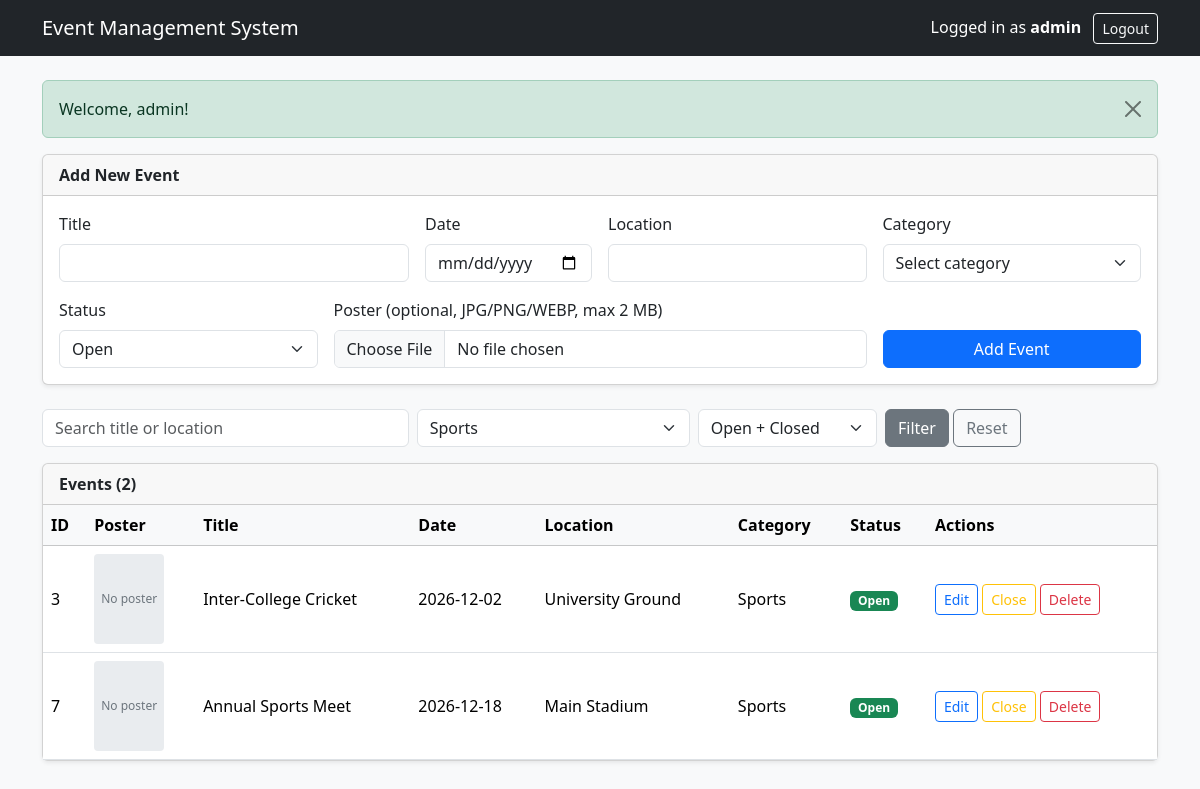
Screenshot of /index.php?category_filter=Sports (signed in) with the database file from the repository.
### tables this page shows
CREATE TABLE events (
    id INT AUTO_INCREMENT PRIMARY KEY,
    title VARCHAR(150) NOT NULL,
    event_date DATE NOT NULL,
    location VARCHAR(150) NOT NULL,
    category VARCHAR(50) NOT NULL,
    status ENUM('Open','Closed') NOT NULL DEFAULT 'Open',
    poster VARCHAR(255) NULL,  
    created_at TIMESTAMP DEFAULT CURRENT_TIMESTAMP
);

### index.php (the view, shortened to what this page needs)
<?php
require 'functions.php';
require 'db.php';
$old = ['title' => '', 'event_date' => '', 'location' => '', 'category' => '', 'status' => 'Open'];
$search = trim($_GET['search'] ?? '');
$category_filter = trim($_GET['category_filter'] ?? '');
$status_filter = trim($_GET['status_filter'] ?? '');
$sql = "SELECT * FROM events";
$where = [];
$types = '';
$params = [];
if ($category_filter !== '') {
    $where[] = "category = ?";
    $types .= 's';
    $params[] = $category_filter;
}
if ($where) {
    $sql .= " WHERE " . implode(' AND ', $where);
}
$sql .= " ORDER BY event_date ASC, id DESC";
$stmt = mysqli_prepare($conn, $sql);
if ($params) {
    mysqli_stmt_bind_param($stmt, $types, ...$params);
}
mysqli_stmt_execute($stmt);
$result = mysqli_stmt_get_result($stmt);
$total = mysqli_num_rows($result);
?>
<!DOCTYPE html>
<html lang="en">
<head>
    <link href="https://cdn.jsdelivr.net/npm/bootstrap@5.3.3/dist/css/bootstrap.min.css" rel="stylesheet">
</head>
<body class="bg-light">
<nav class="navbar navbar-dark bg-dark mb-4">
    <div class="container">
        <span class="navbar-brand">Event Management System</span>
        <span class="text-white">
            Logged in as <strong><?= e($_SESSION['admin_name'] ?? 'admin') ?></strong>
            <a href="logout.php" class="btn btn-sm btn-outline-light ms-2">Logout</a>
        </span>
    </div>
</nav>
<div class="container pb-5">
    <div class="card shadow-sm mb-4">
        <div class="card-header fw-semibold">Add New Event</div>
        <div class="card-body">
            <form method="POST" action="index.php" enctype="multipart/form-data" class="row g-3">
                <div class="col-md-4">
                    <label class="form-label" for="title">Title</label>
                    <input class="form-control" id="title" name="title" maxlength="150" value="<?= e($old['title']) ?>" required>
                </div>
                <div class="col-md-2">
                    <label class="form-label" for="event_date">Date</label>
                    <input class="form-control" type="date" id="event_date" name="event_date" value="<?= e($old['event_date']) ?>" required>
                </div>
                <div class="col-md-3">
                    <label class="form-label" for="location">Location</label>
                    <input class="form-control" id="location" name="location" maxlength="150" value="<?= e($old['location']) ?>" required>
                </div>
                <div class="col-md-3">
                    <label class="form-label" for="category">Category</label>
                    <select class="form-select" id="category" name="category" required>
                        <option value="">Select category</option>
                    </select>
                </div>
                <div class="col-md-3">
                    <label class="form-label" for="status">Status</label>
                    <select class="form-select" id="status" name="status">
                        <?php foreach (STATUSES as $s): ?>
                            <option value="<?= e($s) ?>" <?= $old['status'] === $s ? 'selected' : '' ?>><?= e($s) ?></option>
                        <?php endforeach; ?>
                    </select>
                </div>
                <div class="col-md-6">
                    <label class="form-label" for="poster">Poster (optional, JPG/PNG/WEBP, max <?= MAX_POSTER_MB ?> MB)</label>
                    <input class="form-control" type="file" id="poster" name="poster" accept=".jpg,.jpeg,.png,.webp">
                </div>
                <div class="col-md-3 d-flex align-items-end">
                    <button class="btn btn-primary w-100" type="submit" name="add_event">Add Event</button>
                </div>
            </form>
        </div>
    </div>
    <form method="GET" action="index.php" class="row g-2 mb-3">
        <div class="col-md-4">
            <input class="form-control" name="search" placeholder="Search title or location" value="<?= e($search) ?>">
        </div>
        <div class="col-md-3">
            <select class="form-select" name="category_filter">
                <?php foreach (CATEGORIES as $c): ?>
                    <option value="<?= e($c) ?>" <?= $category_filter === $c ? 'selected' : '' ?>><?= e($c) ?></option>
                <?php endforeach; ?>
            </select>
        </div>
        <div class="col-md-2">
            <select class="form-select" name="status_filter">
                <option value="">Open + Closed</option>
            </select>
        </div>
        <div class="col-md-3">
            <button class="btn btn-secondary" type="submit">Filter</button>
            <a href="index.php" class="btn btn-outline-secondary">Reset</a>
        </div>
    </form>
    <div class="card shadow-sm">
        <div class="card-header fw-semibold">Events (<?= $total ?>)</div>
        <div class="table-responsive">
            <table class="table table-hover align-middle mb-0">
                <thead class="table-light">
                    <tr>
                        <th>ID</th>
                        <th>Poster</th>
                        <th>Title</th>
                        <th>Date</th>
                        <th>Location</th>
                        <th>Category</th>
                        <th>Status</th>
                        <th>Actions</th>
                    </tr>
                </thead>
                <tbody>
                    <?php if ($total > 0): ?>
                        <?php while ($row = mysqli_fetch_assoc($result)): ?>
                            <tr>
                                <td><?= (int)$row['id'] ?></td>
                                <td>
                                    <?php if ($row['poster']): ?>
                                        <img class="poster-img" src="<?= UPLOAD_URL . e($row['poster']) ?>" alt="Poster of <?= e($row['title']) ?>">
                                    <?php else: ?>
                                        <div class="no-poster">No poster</div>
                                    <?php endif; ?>
                                </td>
                                <td><?= e($row['title']) ?></td>
                                <td><?= e($row['event_date']) ?></td>
                                <td><?= e($row['location']) ?></td>
                                <td><?= e($row['category']) ?></td>
                                <td>
                                    <span class="badge <?= $row['status'] === 'Open' ? 'text-bg-success' : 'text-bg-secondary' ?>">
                                        <?= e($row['status']) ?>
                                    </span>
                                </td>
                                <td class="text-nowrap">
                                    <a class="btn btn-sm btn-outline-primary" href="edit.php?id=<?= (int)$row['id'] ?>">Edit</a>
                                    <form method="POST" action="index.php?<?= e(http_build_query(['search' => $search, 'category_filter' => $category_filter, 'status_filter' => $status_filter])) ?>" class="d-inline">
                                        <button class="btn btn-sm btn-outline-warning" name="toggle_status" type="submit">
                                            <?= $row['status'] === 'Open' ? 'Close' : 'Reopen' ?>
                                        </button>
                                    </form>
                                    <form method="POST" action="index.php" class="d-inline" onsubmit="return confirm('Delete this event and its poster?');">
                                        <button class="btn btn-sm btn-outline-danger" name="delete_event" type="submit">Delete</button>
                                    </form>
                                </td>
                            </tr>
                        <?php endwhile; ?>
                    <?php else: ?>
                        <tr><td colspan="8" class="text-center text-muted py-4">No events found.</td></tr>
                    <?php endif; ?>
                </tbody>
            </table>
        </div>
    </div>
</div>
</body>
</html>

### index.php (style rules this page uses)
.no-poster { width: 70px; height: 90px; display: flex; align-items: center; justify-content: center; background: #e9ecef; color: #6c757d; font-size: 12px; border-radius: 4px; }

### rows the page displays
events: id "3", shows "No poster", title "Inter-College Cricket", event_date "2026-12-02", location "University Ground", category "Sports", status "Open", shows "Close"
events: id "7", shows "No poster", title "Annual Sports Meet", event_date "2026-12-18", location "Main Stadium", category "Sports", status "Open", shows "Close"

### other values shown
$_SESSION['admin_name'] "admin"
$f['message'] "Welcome, admin!"
MAX_POSTER_MB "2"
$total "2"
form field status "Open"
form field category_filter "Sports"
